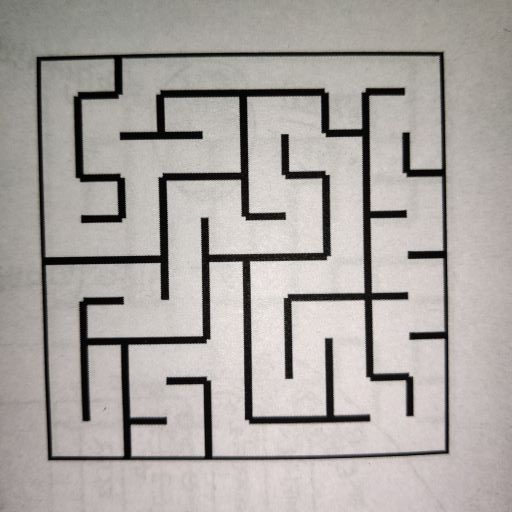
#> input picture NB_247/Task1/task_1b_detect_and_encode_maze/test_cases/maze07.jpg, 512 x 512 px
$ python Temp_task_1b_functions.py
#> lines starting #> are read from the running program, lines starting #| are printed output that depends on the picture; after the words box and inside, x2 and y2 are one past the last pixel; in counts of white or black regions, pixels touching at a corner belong together
#> further down, input_img is the input picture: shape (512, 512, 3); mean B, G, R 161.2, 164.6, 169.6
import numpy as np
import cv2
import csv
import time


def applyPerspectiveTransform(input_img):
    """
    Purpose:
    ---
    takes a maze test case image as input and applies a Perspective Transfrom on it to isolate the maze

    Input Arguments:
    ---
    `input_img` :   [ numpy array ]
        maze image in the form of a numpy array

    Returns:
    ---
    `warped_img` :  [ numpy array ]
        resultant warped maze image after applying Perspective Transform

    Example call:
    ---
    warped_img = applyPerspectiveTransform(input_img)
    """

    warped_img = None

    ##############	ADD YOUR CODE HERE	##############

    gray_img = cv2.cvtColor(input_img, cv2.COLOR_BGR2GRAY)  # Converting the image to gray scale
    temp, binary_image = cv2.threshold(gray_img, 50, 255,
                                       cv2.THRESH_BINARY)  # Converting the image into binary image pixil will be either 0 or 255
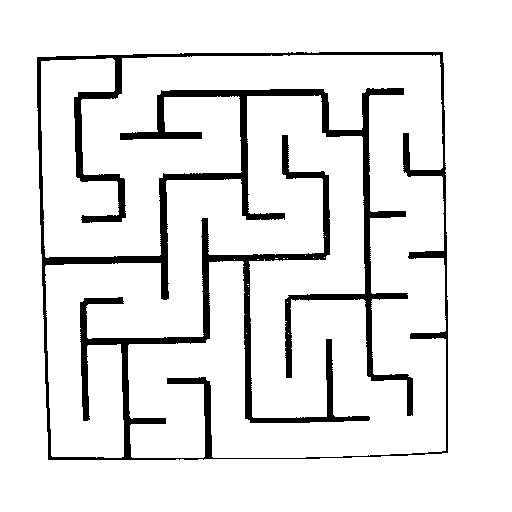
#> binary_image: shape (512, 512); 90.6% white; 1 black region
    contours, hierarchy = cv2.findContours(binary_image, cv2.RETR_TREE, cv2.CHAIN_APPROX_SIMPLE)  # Finding the contours
#> contours = 18 contours, 15 with area under 20; largest, box (x1, y1, x2, y2) and area: (0, 0, 512, 512) 261121, (36, 51, 449, 461) 164724, (41, 55, 446, 458) 135387

    #############################################################
    # In this section finding the 4 end points of the maze their in the contours

    '''         x1,y1________x2,y2
                    |        |
              x3,y3 |________| x4,y4
    '''
    n = contours[1].ravel()  # n contain all the point of outer contour  detected
#> n = 244 values, max 460 at index 133, min 36 at index 208, mean 240.7
    max = n[0] + n[1]  # n[even numbers] is value of row and n[odd number] is column of the maze
#> max = 339
    min = n[0] + n[1]
#> min = 339
    max2 = 0
    max3 = 0
    for x in range(len(n)):
        if x % 2 == 0:

            if n[x + 1] + n[x] > max:
                max = n[x + 1] + n[x]
                x4 = n[x]
                y4 = n[x + 1]
            if n[x + 1] + n[x] < min:
                min = n[x + 1] + n[x]
                x1 = n[x]
                y1 = n[x + 1]
            if n[x] > 256:
                if n[x] - n[x + 1] > max2:
                    max2 = n[x] - n[x + 1]
                    x2 = n[x]
                    y2 = n[x + 1]
            if n[x + 1] > 256:
                if n[x + 1] - n[x] > max3:
                    max3 = n[x + 1] - n[x]
                    x3 = n[x]
                    y3 = n[x + 1]
#> this loop made 244 passes
#> (max, x4, y4, max2, x2, y2) on passes 7, 11, 15, 19, 25, 29, 35, 39: (342, 290, 52, 238, 290, 52), (343, 292, 51, 241, 292, 51), (347, 295, 52, 243, 295, 52), (354, 303, 51, 252, 303, 51), (357, 306, 51, 255, 306, 51), (362, 310, 52, 258, 310, 52), (370, 318, 52, 266, 318, 52), (493, 442, 51, 391, 442, 51)
#> (max, x4, y4, max3, x3, y3) on pass 103: (900, 448, 452, 4, 448, 452)
#> after the loop, max = 900; max2 = 391; max3 = 412; min = 93; x1 = 36; x2 = 442; x3 = 48; x4 = 448; y1 = 57; y2 = 51; y3 = 460; y4 = 452

    #####################################################################

    pts1 = np.float32([[x1, y1], [x2, y2], [x3, y3], [x4, y4]])
#> pts1 = [[36, 57], [442, 51], [48, 460], [448, 452]]
    pts2 = np.float32([[0, 0], [500, 0], [0, 500], [500, 500]])  # Image will be of 500*500 pixil
    M = cv2.getPerspectiveTransform(pts1, pts2)  # transforming the warp image  and
#> M = [[1.22, -0.0364, -41.9], [0.018, 1.22, -70.12], [-1.34e-05, -3.6e-05, 1]]
    warped_img = cv2.warpPerspective(gray_img, M, (500, 500))
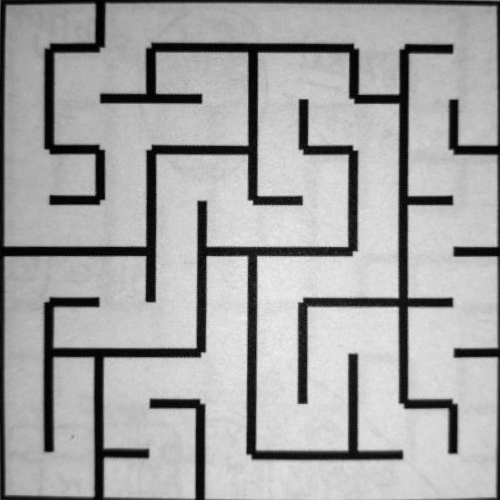
#> warped_img: shape (500, 500); min 0, max 239, mean 164.9

    # some times the end points are not aligned with the image so manually assign black colour to the border
    warped_img[0::, 0:2] = 0
#> warped_img: shape (500, 500); 0.4% of pixels changed, all inside (x1, y1, x2, y2) = (0, 0, 2, 500)
    warped_img[0:2, 0::] = 0
#> warped_img: shape (500, 500); min 0, max 239, mean 164.7
    warped_img[0::, 497:500] = 0
    warped_img[497:500, 0::] = 0
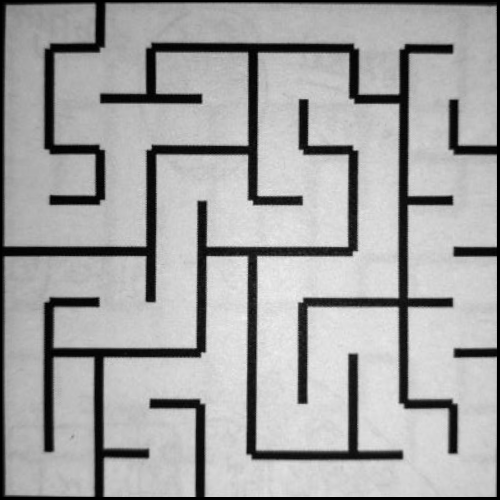
#> warped_img: shape (500, 500); min 0, max 239, mean 163.5

    ##################################################

    return warped_img


def detectMaze(warped_img):
    """
    Purpose:
    ---
    takes the warped maze image as input and returns the maze encoded in form of a 2D array

    Input Arguments:
    ---
    `warped_img` :    [ numpy array ]
        resultant warped maze image after applying Perspective Transform

    Returns:
    ---
    `maze_array` :    [ nested list of lists ]
        encoded maze in the form of a 2D array

    Example call:
    ---
    maze_array = detectMaze(warped_img)
    """

    maze_array = []

    ##############	ADD YOUR CODE HERE	############
    temp, binary_image = cv2.threshold(warped_img, 100, 255, cv2.THRESH_BINARY)  # converting image to binary
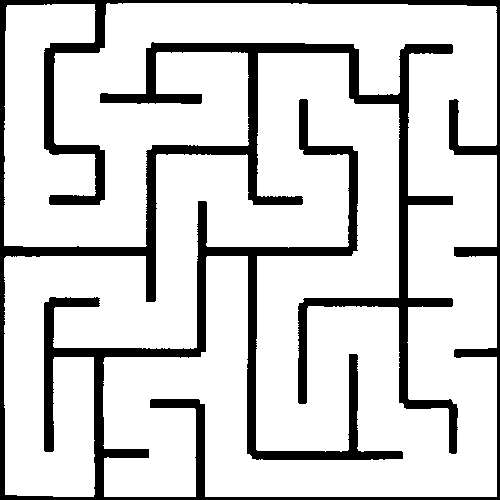
#> binary_image: shape (500, 500); 82.7% white; 1 black region, box (x1, y1, x2, y2) and area: (0, 0, 500, 500) 43212

    cellMatrix = []  # it will contain all the values of maze

    for k in range(0, 10):
        for l in range(0, 10):
            cellimage = binary_image[(k * 50):(k * 50) + 50,(l * 50):(l * 50) + 50]  # their will be 100 small images  each 50*50 represent the cell image

            # W_side holds the value of all 1st column which is west side of the image
            # CellImage side decide the value assign to it

            W_side = cellimage[0::, 1]
            N_side = cellimage[1, 0::]
            E_side = cellimage[0::, 48]
            S_side = cellimage[48, 0::]

            w_avg = 0  # temp
            n_avg = 0
            s_avg = 0
            e_avg = 0

            for i in range(50):  # suming all values of all side
                w_avg = 0.5 * w_avg + 0.5 * W_side[i]
                n_avg = 0.5 * n_avg + 0.5 * N_side[i]
                s_avg = 0.5 * s_avg + 0.5 * S_side[i]
                e_avg = 0.5 * e_avg + 0.5 * E_side[i]

            cell_sum = 0  # initilize the cell_sum as 0 for each loop
            if w_avg < 0.5 * 255:  # if their is line in cell image in west side pixil
                cell_sum += 1
            if n_avg < 0.5 * 255:
                cell_sum += 2
            if e_avg < 0.5 * 255:
                cell_sum += 4
            if s_avg < 0.5 * 255:
                cell_sum += 8
            cellMatrix.append(cell_sum)  # storing the cell_sum in cellmatrix
#> after the loop, cellMatrix = 100 values, max 15 at index 0, min 1 at index 78, mean 12.07

    maze_array = np.array(cellMatrix)
#> maze_array has the same summary as cellMatrix
    maze_array = maze_array.reshape(10, 10)
    maze_array = maze_array.tolist()
#> maze_array = 10 items

    ##################################################

    return maze_array


# NOTE:	YOU ARE NOT ALLOWED TO MAKE ANY CHANGE TO THIS FUNCTION
def writeToCsv(csv_file_path, maze_array):
    """
    Purpose:
    ---
    takes the encoded maze array and csv file name as input and writes the encoded maze array to the csv file

    Input Arguments:
    ---
    `csv_file_path` :	[ str ]
        file path with name for csv file to write

    `maze_array` :		[ nested list of lists ]
        encoded maze in the form of a 2D array

    Example call:
    ---
    warped_img = writeToCsv('test_cases/maze00.csv', maze_array)
    """

    with open(csv_file_path, 'w', newline='') as file:
        writer = csv.writer(file)
        writer.writerows(maze_array)


img_dir_path = 'test_cases/'

# path to 'maze00.jpg' image file
file_num = 7
img_file_path = img_dir_path + 'maze0' + str(file_num) + '.jpg'

print('\n============================================')
print('\nFor maze0' + str(file_num) + '.jpg')

# path for 'maze00.csv' output file
csv_file_path = img_dir_path + 'maze0' + str(file_num) + '.csv'

# read the 'maze00.jpg' image file
input_img = cv2.imread(img_file_path)

# get the resultant warped maze image after applying Perspective Transform
warped_img = applyPerspectiveTransform(input_img)
maze_array = detectMaze(warped_img)
#> maze_array = 10 items

$ run again, with NB_247/Task1/task_1b_detect_and_encode_maze/test_cases/maze00.jpg copied over NB_247/Task1/task_1b_detect_and_encode_maze/test_cases/maze07.jpg
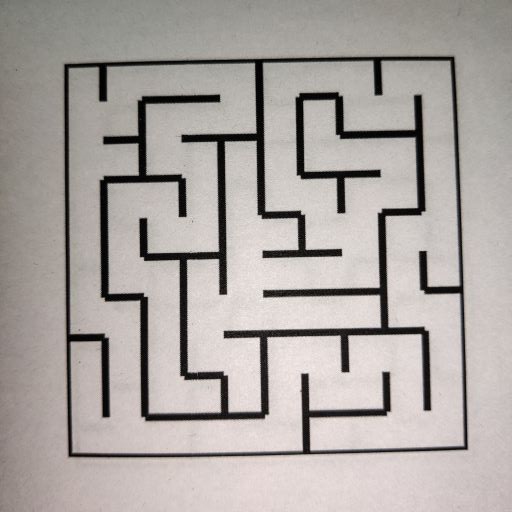
#> input picture NB_247/Task1/task_1b_detect_and_encode_maze/test_cases/maze00.jpg, 512 x 512 px
#> input_img is the input picture: shape (512, 512, 3); mean B, G, R 161.5, 164.9, 171
#> in applyPerspectiveTransform, `temp, binary_image = cv2.threshold(gray_img, 50, 255, cv2.THRESH_BINARY)`:
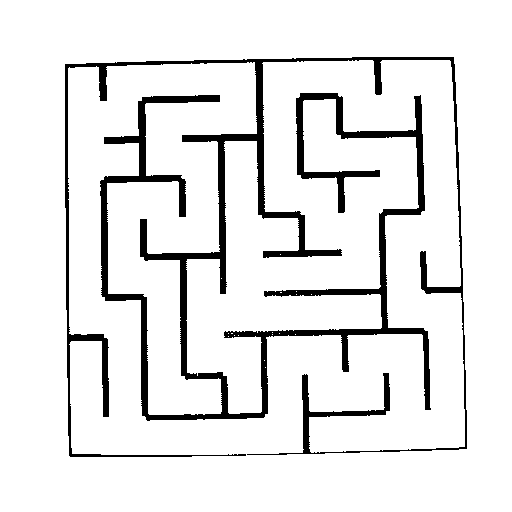
#> binary_image: shape (512, 512); 91.1% white; 1 black region
#> contours = 19 contours, 17 with area under 20; largest, box (x1, y1, x2, y2) and area: (0, 0, 512, 512) 261121, (64, 56, 468, 458) 28040
#> n = 2818 values, max 467 at index 58, min 56 at index 3, mean 263.6
#> in applyPerspectiveTransform, `max = n[0] + n[1]`: max = 408
#> the loop in applyPerspectiveTransform, `for x in range(len(n)):` made 2818 passes
#> (max, x4, y4, max2, x2, y2) on pass 5: (509, 453, 56, 397, 453, 56)
#> after the loop in applyPerspectiveTransform, `for x in range(len(n)):`: max = 915; max2 = 397; max3 = 387; min = 128; x1 = 64; x2 = 453; x3 = 70; x4 = 467; y1 = 64; y2 = 56; y3 = 457; y4 = 448
#> pts1 = [[64, 64], [453, 56], [70, 457], [467, 448]]
#> M = [[1.29, -0.0196, -81.06], [0.0268, 1.3, -85.05], [-4.28e-06, 5.28e-05, 1]]
#> in detectMaze, `temp, binary_image = cv2.threshold(warped_img, 100, 255, cv2.THRESH_BI..`:
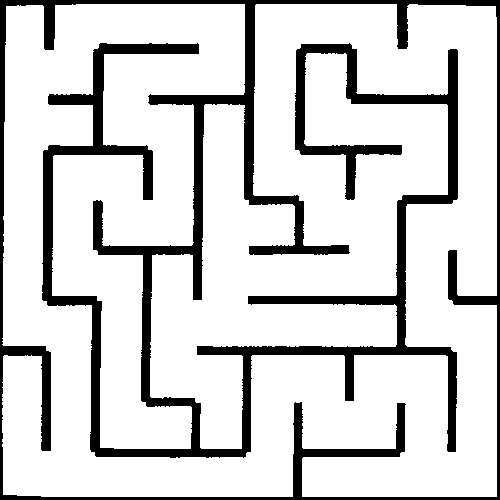
#> binary_image: shape (500, 500); 82.7% white; 1 black region, box (x1, y1, x2, y2) and area: (0, 0, 500, 500) 43150
#> after the loop in detectMaze, `for k in range(0, 10):`: cellMatrix = 100 values, max 15 at index 0, min 2 at index 8, mean 12.58
#> in detectMaze, `maze_array = np.array(cellMatrix)`: maze_array has the same summary as cellMatrix
#> in detectMaze, `maze_array = maze_array.tolist()`: maze_array = 10 items

$ run again, with NB_247/Task1/task_1b_detect_and_encode_maze/test_cases/maze01.jpg copied over NB_247/Task1/task_1b_detect_and_encode_maze/test_cases/maze07.jpg
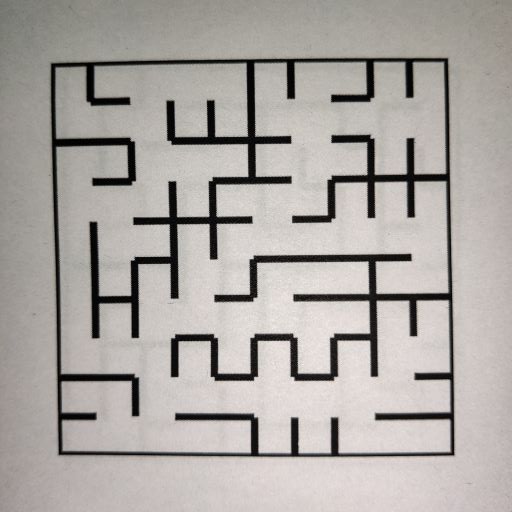
#> input picture NB_247/Task1/task_1b_detect_and_encode_maze/test_cases/maze01.jpg, 512 x 512 px
#> input_img is the input picture: shape (512, 512, 3); mean B, G, R 163, 166.8, 171.7
#> in applyPerspectiveTransform, `temp, binary_image = cv2.threshold(gray_img, 50, 255, cv2.THRESH_BINARY)`:
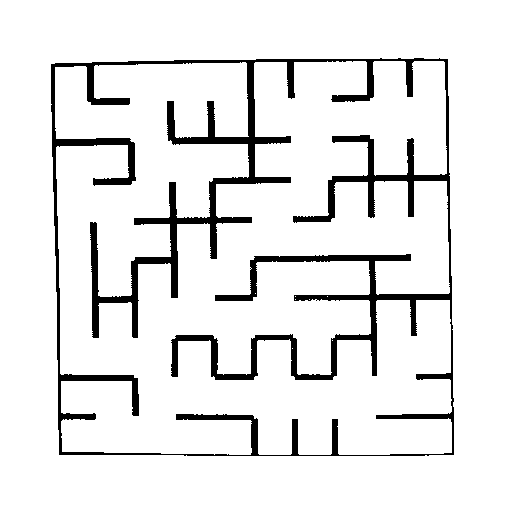
#> binary_image: shape (512, 512); 91.3% white; 1 black region
#> contours = 12 contours, 9 with area under 20; largest, box (x1, y1, x2, y2) and area: (0, 0, 512, 512) 261121, (50, 57, 455, 457) 157418, (55, 61, 452, 455) 130118
#> n = 170 values, max 456 at index 85, min 50 at index 138, mean 252.8
#> in applyPerspectiveTransform, `max = n[0] + n[1]`: max = 437
#> the loop in applyPerspectiveTransform, `for x in range(len(n)):` made 170 passes
#> (max, x4, y4, max2, x2, y2) on passes 5, 9, 13, 17, 21, 25, 31: (438, 381, 57, 324, 381, 57), (455, 397, 58, 339, 397, 58), (457, 400, 57, 343, 400, 57), (471, 413, 58, 355, 413, 58), (480, 423, 57, 366, 423, 57), (496, 438, 58, 380, 438, 58), (505, 447, 58, 389, 447, 58)
#> after the loop in applyPerspectiveTransform, `for x in range(len(n)):`: max = 908; max2 = 389; max3 = 396; min = 114; x1 = 50; x2 = 447; x3 = 59; x4 = 454; y1 = 64; y2 = 58; y3 = 455; y4 = 454
#> pts1 = [[50, 64], [447, 58], [59, 455], [454, 454]]
#> M = [[1.28, -0.0294, -61.92], [0.0192, 1.27, -82.4], [3.2e-05, -1.42e-05, 1]]
#> in detectMaze, `temp, binary_image = cv2.threshold(warped_img, 100, 255, cv2.THRESH_BI..`:
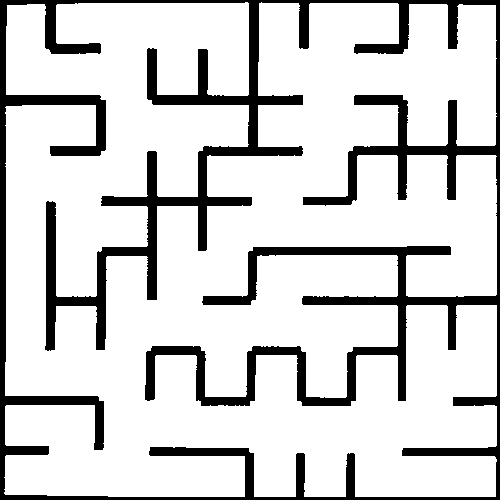
#> binary_image: shape (500, 500); 83% white; 1 black region, box (x1, y1, x2, y2) and area: (0, 0, 500, 500) 42513
#> after the loop in detectMaze, `for k in range(0, 10):`: cellMatrix = 100 values, max 15 at index 1, min 0 at index 85, mean 10.87
#> in detectMaze, `maze_array = np.array(cellMatrix)`: maze_array has the same summary as cellMatrix
#> in detectMaze, `maze_array = maze_array.tolist()`: maze_array = 10 items

$ run again, with NB_247/Task1/task_1b_detect_and_encode_maze/test_cases/maze02.jpg copied over NB_247/Task1/task_1b_detect_and_encode_maze/test_cases/maze07.jpg
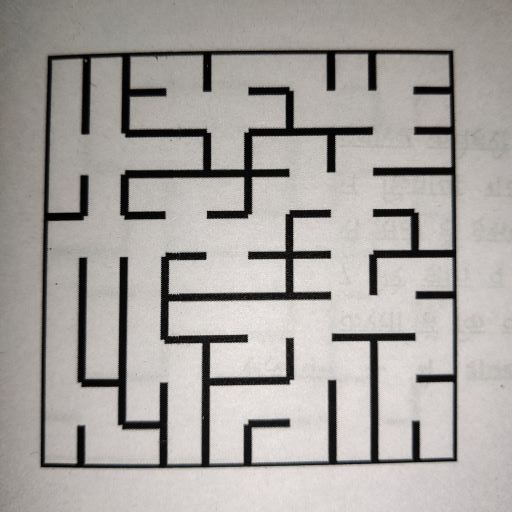
#> input picture NB_247/Task1/task_1b_detect_and_encode_maze/test_cases/maze02.jpg, 512 x 512 px
#> input_img is the input picture: shape (512, 512, 3); mean B, G, R 159.5, 163.1, 167.2
#> in applyPerspectiveTransform, `temp, binary_image = cv2.threshold(gray_img, 50, 255, cv2.THRESH_BINARY)`:
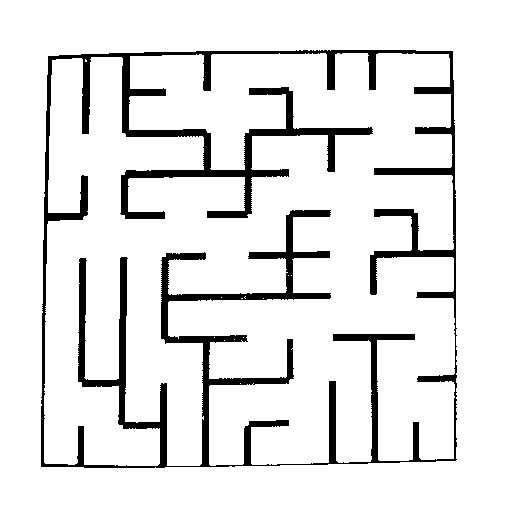
#> binary_image: shape (512, 512); 90% white; 1 black region
#> contours = 15 contours, 12 with area under 20; largest, box (x1, y1, x2, y2) and area: (0, 0, 512, 512) 261121, (40, 49, 458, 469) 171284, (44, 53, 455, 466) 140376
#> n = 380 values, max 468 at index 273, min 40 at index 286, mean 288.5
#> in applyPerspectiveTransform, `max = n[0] + n[1]`: max = 345
#> the loop in applyPerspectiveTransform, `for x in range(len(n)):` made 380 passes
#> (max, x4, y4, max2, x2, y2) on passes 7, 11, 15, 19, 23, 27, 35, 39: (348, 298, 50, 248, 298, 50), (349, 300, 49, 251, 300, 49), (352, 302, 50, 252, 302, 50), (356, 307, 49, 258, 307, 49), (359, 309, 50, 259, 309, 50), (360, 311, 49, 262, 311, 49), (365, 315, 50, 265, 315, 50), (366, 317, 49, 268, 317, 49)
#> after the loop in applyPerspectiveTransform, `for x in range(len(n)):`: max = 916; max2 = 402; max3 = 426; min = 103; x1 = 47; x2 = 452; x3 = 41; x4 = 457; y1 = 56; y2 = 50; y3 = 467; y4 = 459
#> pts1 = [[47, 56], [452, 50], [41, 467], [457, 459]]
#> M = [[1.23, 0.018, -58.98], [0.0186, 1.25, -71.1], [-9.8e-06, 6.63e-05, 1]]
#> in detectMaze, `temp, binary_image = cv2.threshold(warped_img, 100, 255, cv2.THRESH_BI..`:
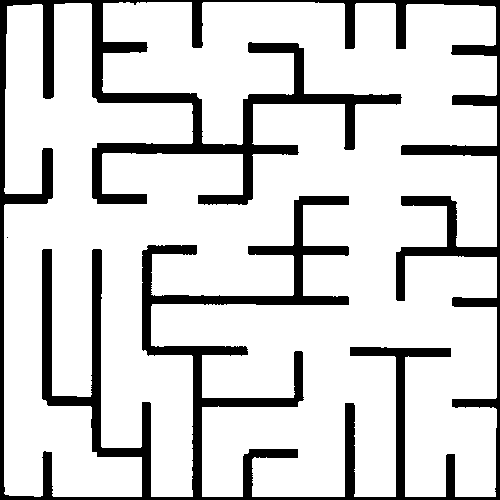
#> binary_image: shape (500, 500); 82.5% white; 2 black regions (1 under 20 px), largest, box (x1, y1, x2, y2) and area: (0, 0, 500, 500) 43779
#> after the loop in detectMaze, `for k in range(0, 10):`: cellMatrix = 100 values, max 15 at index 0, min 0 at index 18, mean 10.89
#> in detectMaze, `maze_array = np.array(cellMatrix)`: maze_array has the same summary as cellMatrix
#> in detectMaze, `maze_array = maze_array.tolist()`: maze_array = 10 items
